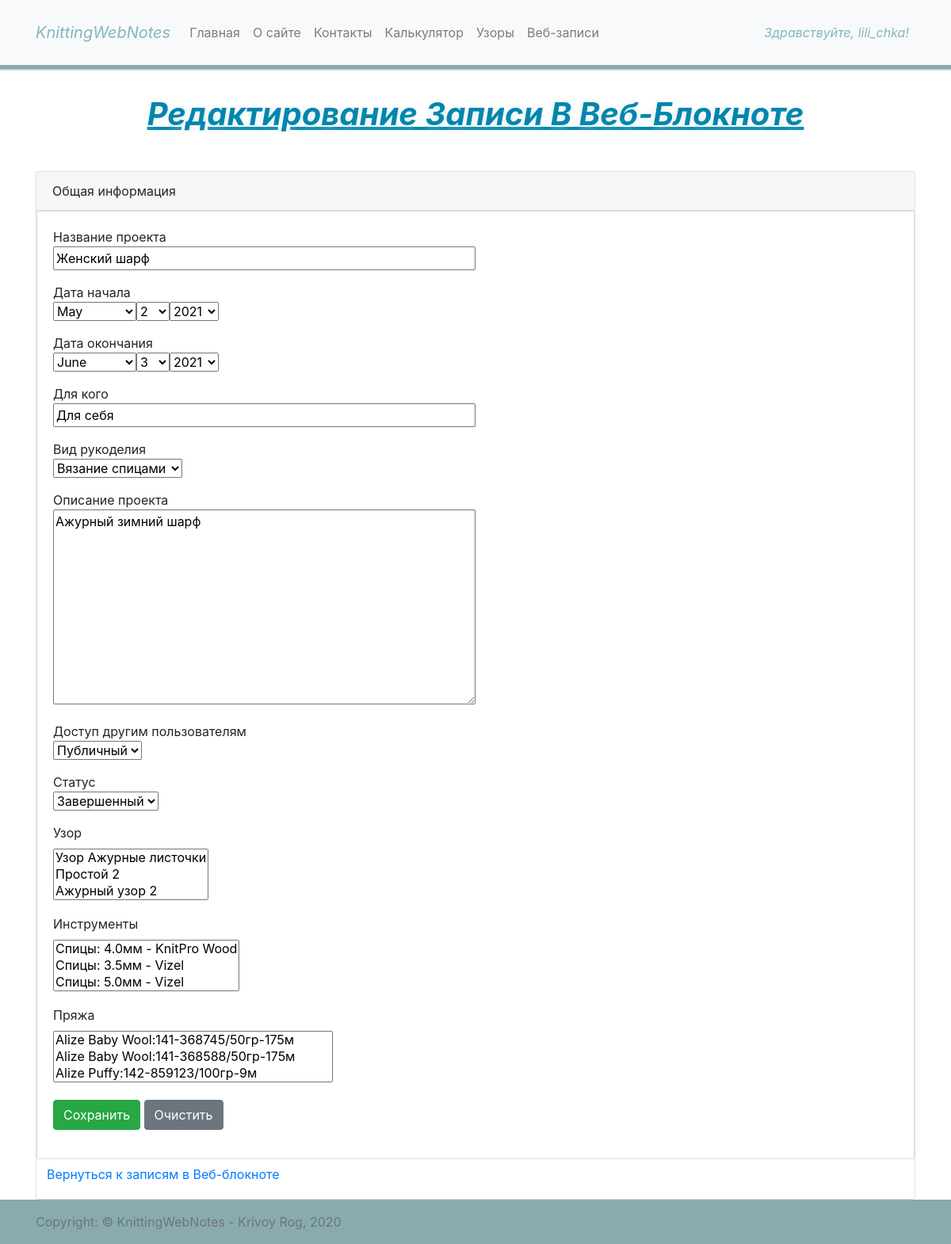
The page /webnotes/edit/1 (signed in) on the database its author committed.
### webnotes/models.py (models this page shows, shortened)
class Webnote(models.Model):
    project_name = models.CharField(max_length=100, null=False)
    start_date = models.DateField(null=True, blank=True)
    end_date = models.DateField(null=True, blank=True)
    create_date = models.DateTimeField(null=False, auto_now_add=True)
    for_who = models.CharField(max_length=100, null=False)
    craft = models.ForeignKey(Craft, verbose_name='Вид рукоделия', on_delete=models.CASCADE, default=0)
    image = models.FileField(null=True, upload_to='upload/webnotes', blank=True)
    note = models.TextField(max_length=512, null=True, blank=True)
    access = models.ForeignKey(Access, verbose_name='Доступ другим пользователям', on_delete=models.CASCADE, default=0)
    user = models.ForeignKey(User, on_delete=models.CASCADE)
    status = models.ForeignKey(Status, verbose_name='Статус', on_delete=models.CASCADE, default=0)
    tool = models.ManyToManyField(Tool, verbose_name='Инструменты')
    pattern = models.ManyToManyField(Pattern, verbose_name='Узор')
    yarn = models.ManyToManyField(Yarn, verbose_name='Пряжа')

### webnotes/views.py (the view, shortened to what this page needs)
# urls.py: re_path(r'^edit/(?P<pattern_id>[0-9]+)$', edit),
def edit(request, webnote_id):
    data = dict()
    data['title'] = 'Редактирование записи в Веб-блокноте'
    webnote = Webnote.objects.get(id=webnote_id)
    if request.method == 'GET':
        if request.user.is_authenticated:
            data['form'] = WebnoteForm2(instance=webnote)
            data['webnote'] = webnote
            data['form_pattern'] = Pattern.objects.filter(user=request.user.id)
            data['form_tool'] = Tool.objects.filter(user=request.user.id)
            data['form_yarn'] = Yarn.objects.filter(user=request.user.id)
            return render(request, 'webnotes/edit.html', context=data)
        else:
            logout(request)
            return redirect('/accounts/sign_up')

### webnotes/forms.py
class WebnoteForm2(forms.ModelForm):
    project_name = forms.CharField(label='Название проекта')
    start_date = forms.DateField(label='Дата начала', widget=forms.SelectDateWidget)
    end_date = forms.DateField(label='Дата окончания', widget=forms.SelectDateWidget)
    for_who = forms.CharField(label='Для кого')
    note = forms.CharField(label='Описание проекта', widget=forms.Textarea)
    class Meta:
        model = Webnote
        fields = ('project_name', 'start_date', 'end_date', 'for_who', 'craft',
                  'note', 'access', 'status')

### webnotes/models.py (called while the page is built)
    def __str__(self):
        return self.name

    def __str__(self):
        return self.name

    def __str__(self):
        return self.name

    def __str__(self):
        return f'{self.name}: {self.size}мм - {self.producer}'

    def __str__(self):
        return self.name

    def __str__(self):
        return f'{self.name}:{self.color_lot}/{self.weight}гр-{self.length}м'

### templates/webnotes/edit.html (shortened to what this page needs)
{% extends 'layout/base.html' %}
{% block content %}
    <div class="container">
        <h1 class="title">{{ title }}</h1>
    </div>
    <div class="container">
        <div class="card" id="card_info">
            <div class="card-header" id="heading_info">
                Общая информация
            </div>
            <div class="card card-body">
                <form action="/webnotes/edit/{{ webnote.id }}" method="post">
                    {% for field in form %}
                        <div class="form-group">
                            {{ field.label }}
                            <div>{{ field }}</div>
                        </div>
                    {% endfor %}
                    <div class="form-group">
                    <label for="id_pattern">Узор</label><br>
                        <select name="pattern" id="id_pattern" size="3">
                            {% for pattern in form_pattern %}
                                <option value="{{ pattern.id }}">{{ pattern }}</option>
                            {% endfor %}
                        </select>
                </div>
                    <div class="form-group">
                    <label for="id_tool">Инструменты</label><br>
                        <select name="tool" id="id_tool" size="3">
                            {% for tool in form_tool %}
                                <option value="{{ tool.id }}">{{ tool }}</option>
                            {% endfor %}
                        </select>
                </div>
                    <div class="form-group">
                    <label for="id_yarn">Пряжа</label><br>
                        <select name="yarn" id="id_yarn" size="3">
                            {% for yarn in form_yarn %}
                                <option value="{{ yarn.id }}">{{ yarn }}</option>
                            {% endfor %}
                        </select>
                </div>
                    <p style="margin-top: 20px">
                        <input id="save" type="submit" value="Сохранить" class="btn btn-success">
                        <input id="cancel" type="reset" value="Очистить" class="btn btn-secondary">
                    </p>
                </form>
            </div>
            <h5 class="card-title">
                <a class="btn btn-link" href="/webnotes/{{ user.id }}" role="button">Вернуться к записям в Веб-блокноте</a>
            </h5>
        </div>
    </div>
{% endblock content %}

### templates/layout/nav.html (shortened to what this page needs)
<nav id="nav-color" class="navbar navbar-expand-lg navbar-light fixed-top bg-light">
    <div class="container">
        <a class="navbar-brand" href="/" style="font-style: italic; color: #81B8BD;">KnittingWebNotes</a>
        <div class="collapse navbar-collapse" id="navbars">
            <ul class="navbar-nav mr-auto">
                <li class="nav-item">
                    <a class="nav-link" href="/">Главная</a>
                </li>
                <li class="nav-item">
                    <a class="nav-link" href="/home/about">О сайте</a>
                </li>
                <li class="nav-item">
                    <a class="nav-link" href="/home/contacts">Контакты</a>
                </li>
                <li class="nav-item">
                    <a class="nav-link" href="/calculator">Калькулятор</a>
                </li>
                <li class="nav-item">
                    <a class="nav-link" href="/patterns/public">Узоры</a>
                </li>
                <li class="nav-item">
                    <a class="nav-link" href="/webnotes/public">Веб-записи</a>
                </li>
            </ul>
            <ul class="navbar-nav navbar-right" >
                <li class="nav-item dropdown">
                    <a class="nav-link dropdown" href="#" id="dropdown01" data-toggle="dropdown" aria-haspopup="true" aria-expanded="false" style="font-style: italic; text-weight: bold; color: #81B8BD;">
                        Здравствуйте,
                        {% if user.is_authenticated %}
                            {{ user.username }}!
                        {% else %}
                            войдите!
                        {% endif %}
                        </a>
                </li>
            </ul>
        </div>
    </div>
</nav>

### static/css/base.css (style rules this page uses)
body { padding-top: 5rem; }
.title { text-align: center; color: #0086ad; font-weight: bold; font-style: oblique; text-shadow:0 0 10px #e5f0f1; text-transform: capitalize; text-decoration: underline; }
#nav-color { padding-top: 1.3rem; padding-bottom: 1.3rem; -moz-box-shadow: 1px 1px 2px 5px #89abb0; -webkit-box-shadow: 1px 1px 2px 5px #89abb0; box-shadow: 1px 1px 2px 5px #89abb0; }

### static/css/sticky-footer.css (style rules this page uses)
main > .container { padding: 40px 15px 0; }

### templates/webnotes/edit.html (style rules this page uses)
.form-group input { width: 50%; height: 30px; }
.form-group textarea { width: 50%; }

### rows shown on the page
Webnote: form "Женский шарф" "Для себя" "Вязание спицами" "Ажурный зимний шарф" "Публичный" "Завершенный"

### other values the page prints
{{ user.username }} "lili_chka"
{{ title }} "Редактирование Записи В Веб-Блокноте"
{{ field.label }} "Название проекта" "Дата начала" "Дата окончания" "Для кого" "Вид рукоделия" "Описание проекта" "Доступ другим пользователям" "Статус"
